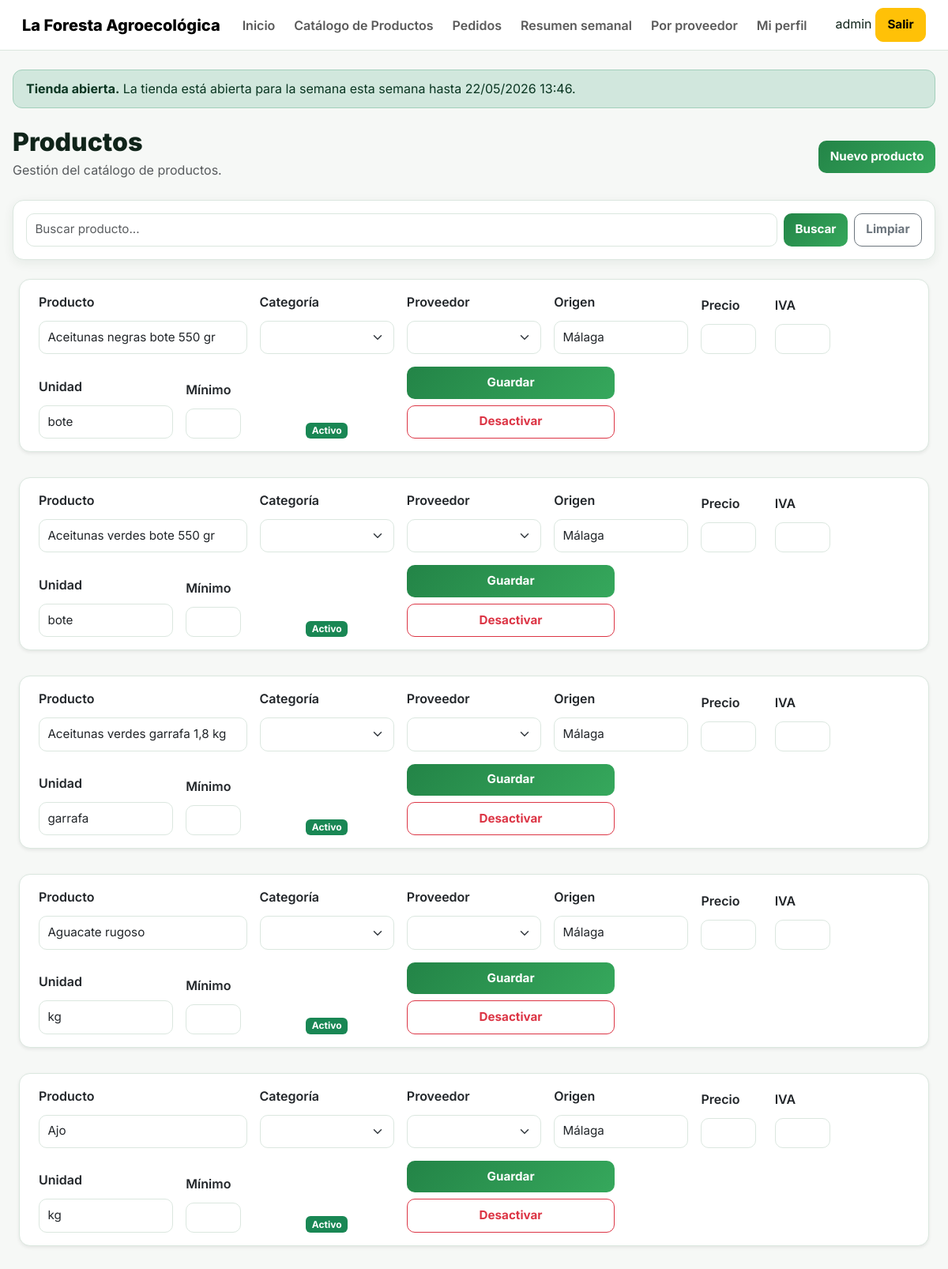
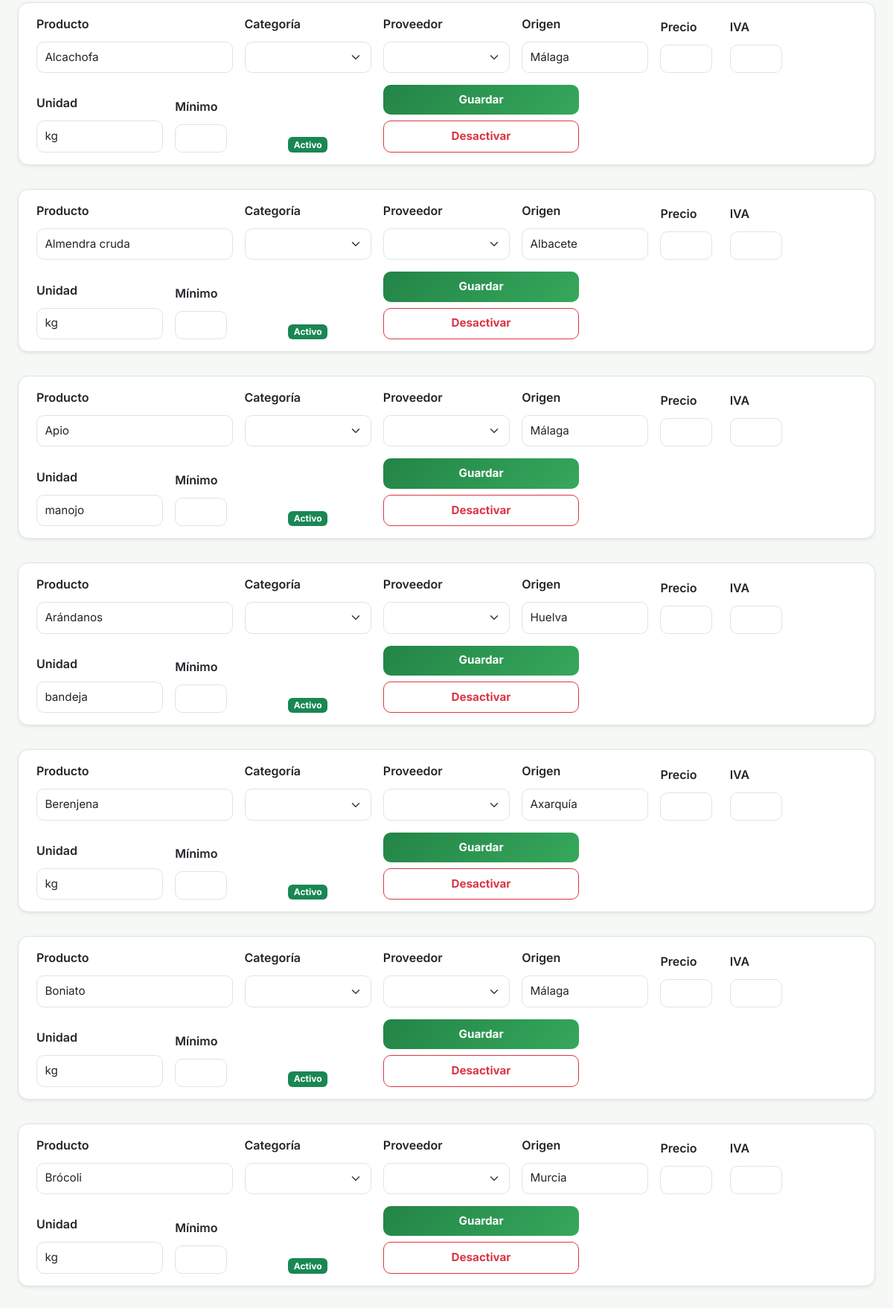
Screenshot of /catalogo/productos/ (signed in, upper part) with the database file from the repository (2 pictures, top to bottom).
### catalog/models.py (models this page shows, shortened)
class Producto(models.Model):
    KG = 'kg'
    UNIDAD = 'ud'
    DOCENA = 'docena'
    LITRO = 'l'
    MANOJO = 'manojo'
    CAJA = 'caja'
    BANDEJA = 'bandeja'
    BOTE = 'bote'
    GARRAFA = 'garrafa'
    UNIDADES_MEDIDA = [
        (KG, 'Kilogramo'),
        (UNIDAD, 'Unidad'),
        (DOCENA, 'Docena'),
        (LITRO, 'Litro'),
        (MANOJO, 'Manojo'),
        (CAJA, 'Caja'),
        (BANDEJA, 'Bandeja'),
        (BOTE, 'Bote'),
        (GARRAFA, 'Garrafa'),
    ]
    IVA_4 = Decimal('4.00')
    IVA_10 = Decimal('10.00')
    IVA_CHOICES = [
        (IVA_4, '4%'),
        (IVA_10, '10%'),
    ]
    nombre = models.CharField(max_length=150)
    categoria = models.ForeignKey(CategoriaProducto, on_delete=models.SET_NULL, null=True, blank=True, related_name='productos')
    proveedor = models.ForeignKey(Proveedor, on_delete=models.PROTECT, related_name='productos')
    precio = models.DecimalField(max_digits=10, decimal_places=2, default=Decimal('0.00'))
    iva = models.DecimalField(max_digits=4, decimal_places=2, choices=IVA_CHOICES, default=IVA_4)
    unidad_medida = models.CharField(max_length=20, choices=UNIDADES_MEDIDA, default=KG)
    pedido_minimo = models.DecimalField(max_digits=10, decimal_places=2, default=Decimal('0.00'))
    incremento_pedido = models.DecimalField(max_digits=10, decimal_places=2, default=Decimal('0.50'))
    stock_disponible = models.DecimalField(max_digits=10, decimal_places=2, default=Decimal('0.00'))
    limitar_stock = models.BooleanField(default=False)
    formato_caja = models.DecimalField(max_digits=10, decimal_places=2, null=True, blank=True, help_text='Cantidad por caja para pedir al proveedor. Ejemplo: 5 kg o 5 ud por caja.')
    origen = models.CharField(max_length=150, blank=True, help_text='Origen o procedencia del producto. Ejemplo: Huelva, Valencia, cooperativa local, etc.')
    descripcion = models.CharField(max_length=255, blank=True)
    orden = models.PositiveIntegerField(default=0)
    activo = models.BooleanField(default=True)
    class Meta:
        ordering = ['nombre']

### catalog/views.py (the view)
# urls.py: path('productos/', producto_list, name='producto_list'),
@login_required
@user_passes_test(admin_required)
def producto_list(request):
    productos = Producto.objects.select_related(
        'categoria',
        'proveedor'
    ).all().order_by('nombre')
    q = request.GET.get('q')
    if q:
        productos = productos.filter(nombre__icontains=q)
    return render(request, 'catalog/producto_list.html', {
        'productos': productos,
        'q': q or '',
    })

### catalog/views.py (called while the page is built)
def admin_required(user):
    return user.is_superuser

### core/context_processors.py (called while the page is built, shortened)
def shop_status(request):
    now = timezone.now()
    ciclo = OrderCycle.objects.filter(
        cerrado=False,
        inicio__lte=now,
        cierre__gte=now
    ).order_by('-inicio').first()
    if ciclo:
        shop_open = True
        shop_status_message = f'La tienda está abierta para la semana {ciclo.nombre} hasta {ciclo.cierre.strftime("%d/%m/%Y %H:%M")}.'
    return {
        'shop_open': shop_open,
        'shop_status_message': shop_status_message,
        'APP_DISPLAY_NAME': getattr(settings, 'APP_DISPLAY_NAME', 'La Foresta Agroecológica'),
    }

### templates/catalog/producto_list.html (shortened to what this page needs)
{% extends "base.html" %}
{% block content %}
<div class="page-hero">
    <div>
        <h1>Productos</h1>
        <p class="text-muted">
            Gestión del catálogo de productos.
        </p>
    </div>
    <a href="{% url 'producto_create' %}" class="btn btn-success">
        Nuevo producto
    </a>
</div>
<div class="card mb-4">
    <div class="card-body">
        <form method="get" class="d-flex gap-2">
            <input type="text"
                   name="q"
                   value="{{ q }}"
                   class="form-control"
                   placeholder="Buscar producto...">
            <button class="btn btn-success">
                Buscar
            </button>
            <a href="{% url 'producto_list' %}"
               class="btn btn-outline-secondary">
                Limpiar
            </a>
        </form>
    </div>
</div>
<div class="row g-3">
    {% for producto in productos %}
    <div class="col-12">
        <div class="card shadow-sm border-0">
            <div class="card-body">
                <form method="post"
                      action="{% url 'producto_update_inline' producto.pk %}">
                    <div class="row g-3 align-items-end">
                        <div class="col-md-3">
                            <label class="form-label">Producto</label>
                            <input type="text"
                                   name="nombre"
                                   value="{{ producto.nombre }}"
                                   class="form-control">
                        </div>
                        <div class="col-md-2">
                            <label class="form-label">Categoría</label>
                            <select name="categoria" class="form-select">
                            </select>
                        </div>
                        <div class="col-md-2">
                            <label class="form-label">Proveedor</label>
                            <select name="proveedor" class="form-select">
                            </select>
                        </div>
                        <div class="col-md-2">
                            <label class="form-label">Origen</label>
                            <input type="text"
                                   name="origen"
                                   value="{{ producto.origen }}"
                                   class="form-control">
                        </div>
                        <div class="col-md-1">
                            <label class="form-label">Precio</label>
                            <input type="number"
                                   step="0.01"
                                   name="precio"
                                   value="{{ producto.precio }}"
                                   class="form-control">
                        </div>
                        <div class="col-md-1">
                            <label class="form-label">IVA</label>
                            <input type="number"
                                   step="0.01"
                                   name="iva"
                                   value="{{ producto.iva }}"
                                   class="form-control">
                        </div>
                        <div class="col-md-2">
                            <label class="form-label">Unidad</label>
                            <input type="text"
                                   name="unidad_medida"
                                   value="{{ producto.unidad_medida }}"
                                   class="form-control">
                        </div>
                        <div class="col-md-1">
                            <label class="form-label">Mínimo</label>
                            <input type="number"
                                   min="0"
                                   step="0.01"
                                   name="pedido_minimo"
                                   value="{{ producto.pedido_minimo }}"
                                   class="form-control"
                                   inputmode="decimal">
                        </div>
                        <div class="col-md-2 d-flex align-items-center">
                            {% if producto.activo %}
                            <span class="badge bg-success">
                                Activo
                            </span>
                            {% else %}
                            <span class="badge bg-secondary">
                                Inactivo
                            </span>
                            {% endif %}
                        </div>
                        <div class="col-md-3 d-flex gap-2">
                            <button type="submit"
                                    class="btn btn-success w-100">
                                Guardar
                            </button>
                            <a href="{% url 'producto_delete' producto.pk %}"
                               class="btn btn-outline-danger">
                                Desactivar
                            </a>
                        </div>
                    </div>
                </form>
            </div>
        </div>
    </div>
    {% empty %}
    <div class="col-12">
        <div class="alert alert-info">
            No hay productos registrados.
        </div>
    </div>
    {% endfor %}
</div>
{% endblock %}

### templates/base.html (shortened to what this page needs)
{% load static %}
<!DOCTYPE html>
<html lang="es">
<head>
  <link rel="stylesheet" href="https://cdn.jsdelivr.net/npm/bootstrap@5.3.3/dist/css/bootstrap.min.css">
  <link rel="stylesheet" href="{% static 'css/styles.css' %}">
</head>
<body class="app-body">
<nav class="navbar navbar-expand-lg app-navbar">
  <div class="container-fluid app-container">
    <a class="navbar-brand brand-mark" href="{% url 'dashboard_redirect' %}">
      <span>{{ APP_DISPLAY_NAME|default:"La Foresta Agroecológica" }}</span>
    </a>
    {% if user.is_authenticated %}
    <div class="collapse navbar-collapse" id="mainNav">
      <ul class="navbar-nav me-auto mb-2 mb-lg-0 nav-pills-soft">
        <li class="nav-item"><a class="nav-link" href="{% url 'dashboard_redirect' %}">Inicio</a></li>
        <li class="nav-item"><a class="nav-link" href="{% url 'product_table' %}">Catálogo de Productos</a></li>
        <li class="nav-item"><a class="nav-link" href="{% url 'pedido_list' %}">Pedidos</a></li>
        {% if user.is_superuser %}
          <li class="nav-item"><a class="nav-link" href="{% url 'weekly_summary' %}">Resumen semanal</a></li>
          <li class="nav-item"><a class="nav-link" href="{% url 'supplier_summary' %}">Por proveedor</a></li>
        {% endif %}
        <li class="nav-item"><a class="nav-link" href="{% url 'profile_edit' %}">Mi perfil</a></li>
      </ul>
      <div class="user-chip-wrap">
        <span class="user-chip">{{ user.username }}</span>
        <a class="btn btn-warning btn-sm btn-soft-warning" href="{% url 'logout' %}">Salir</a>
      </div>
    </div>
    {% endif %}
  </div>
</nav>
<main class="container py-4 app-container">
  {% if user.is_authenticated %}
    <div class="alert status-alert {% if shop_open %}alert-success{% else %}alert-warning{% endif %} mb-4" role="alert">
      <strong>{% if shop_open %}Tienda abierta{% else %}Tienda cerrada{% endif %}.</strong>
      {{ shop_status_message }}
    </div>
  {% endif %}
  {% block content %}{% endblock %}
</main>
</body>
</html>

### static/css/styles.css (style rules this page uses)
:root { --bg: #f6f8f6; --panel: #ffffff; --text: #10241a; --muted: #5f6f66; --green: #238447; --green-dark: #176332; --green-soft: #e8f5ec; --line: #dbe7df; --warning-bg: #fff6dc; --warning-line: #f2d47b; --shadow: 0 4px 14px rgba(20,60,35,.07); --radius: 14px; }
* { box-sizing: border-box; }
body { margin: 0; font-family: Inter, system-ui, sans-serif; color: var(--text); background: #f6f8f6; min-height: 100vh; overflow-x: hidden; }
.navbar { background: rgba(255,255,255,.96) !important; backdrop-filter: blur(10px); border-bottom: 1px solid var(--line); padding: .65rem 1rem; }
.navbar-brand { font-weight: 800; }
.nav-link { font-weight: 600; border-radius: 999px; padding: .45rem .75rem !important; }
.container { max-width: 1280px; padding: .8rem 1rem; }
h1 { font-size: 2rem; font-weight: 850; margin-bottom: .25rem; }
p { color: var(--muted); margin-bottom: .6rem; }
.alert { border-radius: 12px; padding: .7rem 1rem; margin-bottom: 1rem; }
.card { border-radius: var(--radius) !important; border: 1px solid var(--line) !important; box-shadow: var(--shadow); margin-bottom: 1rem; }
.card-body { padding: 1rem !important; }
.btn { border-radius: 10px !important; font-weight: 700 !important; padding: .55rem .9rem !important; font-size: .95rem !important; }
.btn-success { background: linear-gradient(135deg,var(--green),#36a85c) !important; border: none !important; }
.form-control, .form-select, textarea, input { border-radius: 10px !important; border: 1px solid var(--line) !important; padding: .55rem .65rem !important; font-size: .95rem !important; }
.card .row.g-3 > div { display: flex; flex-direction: column; gap: .25rem; }
.card .row.g-3 label { font-weight: 600; }
input[type="number"] { width: 70px; height: 38px; text-align: center; }
.page-hero { display: flex; justify-content: space-between; align-items: center; flex-wrap: wrap; gap: .7rem; margin-bottom: 1rem; }
.row { margin-left: 0; margin-right: 0; }

### rows the page displays
Producto: nombre "Aceitunas negras bote 550 gr", origen "Málaga", unidad_medida "bote", activo "Activo"
Producto: nombre "Aceitunas verdes bote 550 gr", origen "Málaga", unidad_medida "bote", activo "Activo"
Producto: nombre "Aceitunas verdes garrafa 1,8 kg", origen "Málaga", unidad_medida "garrafa", activo "Activo"
Producto: nombre "Aguacate rugoso", origen "Málaga", unidad_medida "kg", activo "Activo"
Producto: nombre "Ajo", origen "Málaga", unidad_medida "kg", activo "Activo"
Producto: nombre "Alcachofa", origen "Málaga", unidad_medida "kg", activo "Activo"
Producto: nombre "Almendra cruda", origen "Albacete", unidad_medida "kg", activo "Activo"
Producto: nombre "Apio", origen "Málaga", unidad_medida "manojo", activo "Activo"
Producto: nombre "Arándanos", origen "Huelva", unidad_medida "bandeja", activo "Activo"
Producto: nombre "Berenjena", origen "Axarquía", unidad_medida "kg", activo "Activo"
Producto: nombre "Boniato", origen "Málaga", unidad_medida "kg", activo "Activo"
Producto: nombre "Brócoli", origen "Murcia", unidad_medida "kg", activo "Activo"

### other values shown
{{ APP_DISPLAY_NAME|default:"La Foresta Agroecológica" }} "La Foresta Agroecológica"
{{ user.username }} "admin"
{{ shop_status_message }} "La tienda está abierta para la semana esta semana hasta 22/05/2026 13:46."
